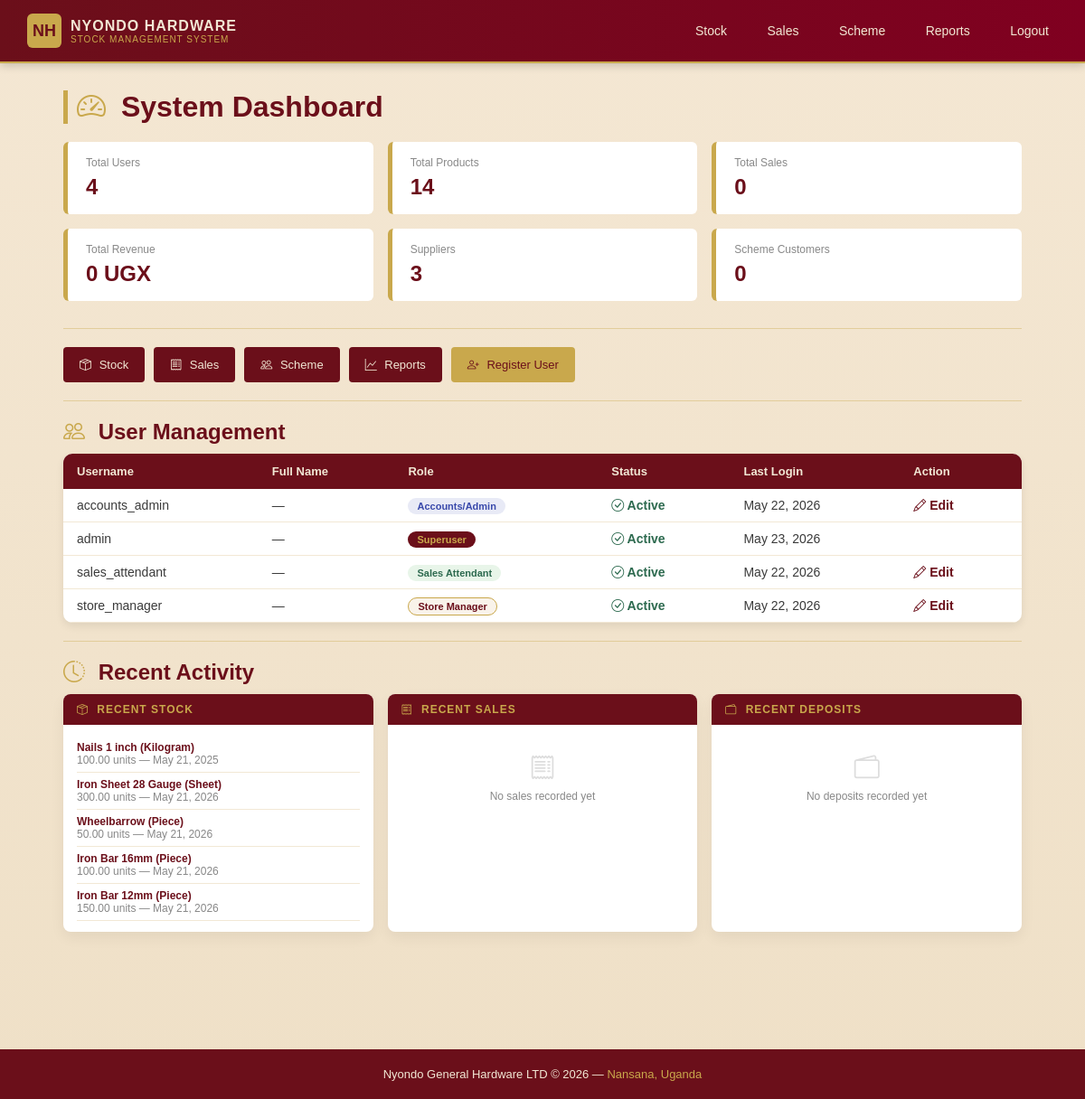
The page /dashboard/ (signed in) on the database its author committed.
### stock/models.py (models this page shows, shortened)
class StockEntry(models.Model):
    PAYMENT_CHOICES = [
        ('cash',   'Cash'),
        ('credit', 'Credit (pay later)'),
        ('momo', 'Mobile Money'),
    ]
    product            = models.ForeignKey(Product, on_delete=models.PROTECT, related_name='stock_entries')
    supplier           = models.ForeignKey(Supplier, on_delete=models.PROTECT, related_name='stock_entries')
    quantity           = models.DecimalField(max_digits=10, decimal_places=2)
    unit_cost          = models.DecimalField(max_digits=10, decimal_places=2)
    unit_selling_price = models.DecimalField(max_digits=10, decimal_places=2)
    payment_type       = models.CharField(max_length=10, choices=PAYMENT_CHOICES, default='cash')
    amount_paid        = models.DecimalField(max_digits=12, decimal_places=2, default=0)
    date_received      = models.DateField()
    notes              = models.TextField(blank=True)
    registered_by      = models.ForeignKey('auth.User', on_delete=models.SET_NULL, null=True)
    created_at         = models.DateTimeField(auto_now_add=True)
    storage_location = models.CharField(max_length=200, blank=True)

class Product(models.Model):
    CATEGORY_CHOICES = [
        ('cement',      'Cement'),
        ('iron_bar',    'Iron Bar'),
        ('nail',        'Nail'),
        ('wheelbarrow', 'Wheelbarrow'),
        ('wire_mesh',   'Wire Mesh'),
        ('barbed_wire', 'Barbed Wire'),
        ('iron_sheet',  'Iron Sheet'),
    ]
    UNIT_CHOICES = [
        ('bag',   'Bag'),
        ('piece', 'Piece'),
        ('kg',    'Kilogram'),
        ('roll',  'Roll'),
        ('sheet', 'Sheet'),
    ]
    name              = models.CharField(max_length=200)
    category          = models.CharField(max_length=50, choices=CATEGORY_CHOICES)
    unit              = models.CharField(max_length=20, choices=UNIT_CHOICES)
    description       = models.CharField(max_length=255, blank=True)
    quantity_in_stock = models.DecimalField(max_digits=10, decimal_places=2, default=0)
    def __str__(self):
        return f"{self.name} ({self.get_unit_display()})"

### accounts/views.py (the view)
# urls.py: path('dashboard/', views.admin_dashboard, name='admin_dashboard'),
@login_required
def admin_dashboard(request):
    if not request.user.is_superuser:
        return redirect('/access-denied/')
    total_users    = User.objects.count()
    total_products = Product.objects.count()
    total_sales    = Sale.objects.count()
    all_sales      = Sale.objects.all()
    total_revenue  = sum(sale.grand_total() for sale in all_sales)
    total_suppliers = Supplier.objects.count()
    total_scheme   = SchemeCustomer.objects.count()
    users = User.objects.all().order_by('username')
    recent_stock  = StockEntry.objects.all().order_by('-created_at')[:5]
    recent_sales  = Sale.objects.all().order_by('-created_at')[:5]
    recent_deposits = Deposit.objects.all().order_by('-deposit_date')[:5]
    return render(request, 'accounts/admin_dashboard.html', {
        'total_users'    : total_users,
        'total_products' : total_products,
        'total_sales'    : total_sales,
        'total_revenue'  : total_revenue,
        'total_suppliers': total_suppliers,
        'total_scheme'   : total_scheme,
        'users'          : users,
        'recent_stock'   : recent_stock,
        'recent_sales'   : recent_sales,
        'recent_deposits': recent_deposits,
    })

### accounts/templates/accounts/admin_dashboard.html (shortened to what this page needs)
{% extends 'base.html' %}
{% block content %}
<h1>
    <i class="bi bi-speedometer2" style="color: #C9A84C; margin-right: 8px;"></i>
    System Dashboard
</h1>
<div style="display: grid; grid-template-columns: repeat(3, 1fr);
            gap: 16px; margin-bottom: 30px;">
    <div class="card">
        <p>Total Users</p>
        <h2>{{ total_users }}</h2>
    </div>
    <div class="card">
        <p>Total Products</p>
        <h2>{{ total_products }}</h2>
    </div>
    <div class="card">
        <p>Total Sales</p>
        <h2>{{ total_sales }}</h2>
    </div>
    <div class="card">
        <p>Total Revenue</p>
        <h2>{{ total_revenue|floatformat:0 }} UGX</h2>
    </div>
    <div class="card">
        <p>Suppliers</p>
        <h2>{{ total_suppliers }}</h2>
    </div>
    <div class="card">
        <p>Scheme Customers</p>
        <h2>{{ total_scheme }}</h2>
    </div>
</div>
<hr>
<div class="action-bar" style="margin-bottom: 20px;">
    <a href="{% url 'stock_dashboard' %}" style="padding: 12px 18px;">
        <i class="bi bi-box-seam" style="margin-right: 5px;"></i>
        Stock
    </a>
    <a href="{% url 'sale_list' %}" style="padding: 12px 18px;">
        <i class="bi bi-receipt" style="margin-right: 5px;"></i>
        Sales
    </a>
    <a href="{% url 'scheme_customer_list' %}" style="padding: 12px 18px;">
        <i class="bi bi-people" style="margin-right: 5px;"></i>
        Scheme
    </a>
    <a href="{% url 'reports_dashboard' %}" style="padding: 12px 18px;">
        <i class="bi bi-graph-up" style="margin-right: 5px;"></i>
        Reports
    </a>
    <a href="{% url 'register_user' %}"
       style="padding: 12px 18px; background-color: #C9A84C; color: #6B0F1A;">
        <i class="bi bi-person-plus" style="margin-right: 5px;"></i>
        Register User
    </a>
</div>
<hr>
<h2>
    <i class="bi bi-people" style="color: #C9A84C; margin-right: 8px;"></i>
    User Management
</h2>
<table>
    <thead>
        <tr>
            <th>Username</th>
            <th>Full Name</th>
            <th>Role</th>
            <th>Status</th>
            <th>Last Login</th>
            <th>Action</th>
        </tr>
    </thead>
    <tbody>
        {% for user in users %}
        <tr>
            <td>{{ user.username }}</td>
            <td>{{ user.get_full_name|default:"—" }}</td>
            <td>
                {% if user.is_superuser %}
                    <span style="background: #6B0F1A; color: #C9A84C;
                                 padding: 3px 10px; border-radius: 20px;
                                 font-size: 11px; font-weight: bold;">
                        Superuser
                    </span>
                {% else %}
                    {% if user.profile.role == 'manager' %}
                        <span style="background: #f9f3ea; color: #6B0F1A;
                                     padding: 3px 10px; border-radius: 20px;
                                     font-size: 11px; font-weight: bold;
                                     border: 1px solid #C9A84C;">
                            Store Manager
                        </span>
                    {% elif user.profile.role == 'attendant' %}
                        <span style="background: #e8f5e9; color: #2D6A4F;
                                     padding: 3px 10px; border-radius: 20px;
                                     font-size: 11px; font-weight: bold;">
                            Sales Attendant
                        </span>
                    {% elif user.profile.role == 'accounts' %}
                        <span style="background: #e8eaf6; color: #3949ab;
                                     padding: 3px 10px; border-radius: 20px;
                                     font-size: 11px; font-weight: bold;">
                            Accounts/Admin
                        </span>
                    {% endif %}
                {% endif %}
            </td>
            <td>
                {% if user.is_active %}
                    <span style="color: #2D6A4F; font-weight: bold;">
                        <i class="bi bi-check-circle"></i> Active
                    </span>
                {% else %}
                    <span style="color: red; font-weight: bold;">
                        <i class="bi bi-x-circle"></i> Inactive
                    </span>
                {% endif %}
            </td>
            <td>
                {% if user.last_login %}
                    {{ user.last_login|date:"M d, Y" }}
                {% else %}
                    Never
                {% endif %}
            </td>
            <td>
                {% if not user.is_superuser %}
                <a href="{% url 'edit_user' user.pk %}"
                   class="action-edit">
                    <i class="bi bi-pencil"></i> Edit
                </a>
                {% endif %}
            </td>
        </tr>
        {% endfor %}
    </tbody>
</table>
<hr>
<h2>
    <i class="bi bi-clock-history" style="color: #C9A84C; margin-right: 8px;"></i>
    Recent Activity
</h2>
<div style="display: grid; grid-template-columns: 1fr 1fr 1fr; gap: 16px;">
    <div style="background: white; border-radius: 8px;
                box-shadow: 0 6px 16px rgba(0,0,0,0.06);
                overflow: hidden;">
        <div style="background: #6B0F1A; padding: 10px 15px;">
            <p style="color: #C9A84C; font-size: 12px;
                      font-weight: bold; letter-spacing: 1px; margin: 0;">
                <i class="bi bi-box-seam" style="margin-right: 5px;"></i>
                RECENT STOCK
            </p>
        </div>
        <div style="padding: 12px 15px;">
            {% for entry in recent_stock %}
            <div style="border-bottom: 1px solid #f2e8d5;
                        padding: 6px 0; font-size: 12px;">
                <p style="margin: 0; color: #6B0F1A; font-weight: bold;">
                    {{ entry.product }}
                </p>
                <p style="margin: 0; color: #888;">
                    {{ entry.quantity }} units — {{ entry.date_received }}
                </p>
            </div>
            {% endfor %}
        </div>
    </div>
    <div style="background: white; border-radius: 8px;
                box-shadow: 0 6px 16px rgba(0,0,0,0.06);
                overflow: hidden;">
        <div style="background: #6B0F1A; padding: 10px 15px;">
            <p style="color: #C9A84C; font-size: 12px;
                      font-weight: bold; letter-spacing: 1px; margin: 0;">
                <i class="bi bi-receipt" style="margin-right: 5px;"></i>
                RECENT SALES
            </p>
        </div>
        <div style="padding: 12px 15px;">
            {% for sale in recent_sales %}
            <div style="border-bottom: 1px solid #f2e8d5;
                        padding: 6px 0; font-size: 12px;">
                <p style="margin: 0; color: #6B0F1A; font-weight: bold;">
                    Sale #{{ sale.pk }}
                </p>
                <p style="margin: 0; color: #888;">
                    {{ sale.grand_total|floatformat:0 }} UGX
                    — {{ sale.sale_date }}
                </p>
            </div>
            {% empty %}
            <div style="text-align: center; padding: 20px 0; color: #888;">
                <i class="bi bi-receipt"
                   style="font-size: 28px; color: #ddd;
                          display: block; margin-bottom: 8px;"></i>
                <p style="font-size: 12px; margin: 0;">No sales recorded yet</p>
            </div>
            {% endfor %}
        </div>
    </div>
    <div style="background: white; border-radius: 8px;
                box-shadow: 0 6px 16px rgba(0,0,0,0.06);
                overflow: hidden;">
        <div style="background: #6B0F1A; padding: 10px 15px;">
            <p style="color: #C9A84C; font-size: 12px;
                      font-weight: bold; letter-spacing: 1px; margin: 0;">
                <i class="bi bi-wallet2" style="margin-right: 5px;"></i>
                RECENT DEPOSITS
            </p>
        </div>
        <div style="padding: 12px 15px;">
            {% for deposit in recent_deposits %}
            <div style="border-bottom: 1px solid #f2e8d5;
                        padding: 6px 0; font-size: 12px;">
                <p style="margin: 0; color: #6B0F1A; font-weight: bold;">
                    {{ deposit.customer }}
                </p>
                <p style="margin: 0; color: #888;">
                    {{ deposit.amount|floatformat:0 }} UGX
                    — {{ deposit.deposit_date }}
                </p>
            </div>
            {% empty %}
            <div style="text-align: center; padding: 20px 0; color: #888;">
                <i class="bi bi-wallet2"
                   style="font-size: 28px; color: #ddd;
                          display: block; margin-bottom: 8px;"></i>
                <p style="font-size: 12px; margin: 0;">No deposits recorded yet</p>
            </div>
            {% endfor %}
        </div>
    </div>
</div>
{% endblock %}

### templates/base.html (style rules this page uses)
* { margin: 0; padding: 0; box-sizing: border-box; }
body { font-family: Arial, sans-serif; background: linear-gradient(to bottom, #f4e7d3, #efe0c7); color: #6b0f1a; min-height: 100vh; display: flex; flex-direction: column; }
h1 { color: #6b0f1a; margin-bottom: 20px; border-left: 5px solid #c9a84c; padding-left: 10px; }
h2, h3 { color: #6b0f1a; margin: 20px 0 10px 0; }
table { width: 100%; border-collapse: collapse; background-color: #fff; margin-top: 10px; border-radius: 10px; overflow: hidden; box-shadow: 0 4px 10px rgba(0,0,0,0.08); }
table th { background-color: #6b0f1a; color: #f2e8d5; padding: 12px 15px; text-align: left; font-size: 13px; }
table td { padding: 10px 15px; border-bottom: 1px solid #f2e8d5; font-size: 14px; color: #3a3a3a; }
a { color: #6b0f1a; text-decoration: none; }
.action-edit { color: #6b0f1a; font-weight: bold; margin-right: 8px; }
.action-bar { display: flex; gap: 10px; margin-bottom: 20px; flex-wrap: wrap; }
.action-bar a { background-color: #6b0f1a; color: #f2e8d5; padding: 8px 16px; border-radius: 4px; font-size: 13px; transition: 0.3s ease; display: inline-block; }
.card { background-color: #fff; border-left: 5px solid #c9a84c; padding: 16px 20px; border-radius: 6px; flex: 1; min-width: 180px; }
.card p { font-size: 12px; color: #888; margin-bottom: 6px; }
.card h2 { font-size: 24px; color: #6b0f1a; margin: 0; }
hr { border: none; border-top: 1px solid #c9a84c; margin: 20px 0; opacity: 0.4; }

### rows shown on the page
StockEntry: product "Nails 1 inch (Kilogram)", quantity "100.00", date_received "May 21, 2025"
StockEntry: product "Iron Sheet 28 Gauge (Sheet)", quantity "300.00", date_received "May 21, 2026"
StockEntry: product "Wheelbarrow (Piece)", quantity "50.00", date_received "May 21, 2026"
StockEntry: product "Iron Bar 16mm (Piece)", quantity "100.00", date_received "May 21, 2026"
StockEntry: product "Iron Bar 12mm (Piece)", quantity "150.00", date_received "May 21, 2026"

### other values the page prints
{{ total_users }} "4"
{{ total_products }} "14"
{{ total_sales }} "0"
{{ total_revenue|floatformat:0 }} "0"
{{ total_suppliers }} "3"
{{ total_scheme }} "0"
{{ user.username }} "accounts_admin"
{{ user.get_full_name|default:"—" }} "—"
{{ user.last_login|date:"M d, Y" }} "May 22, 2026"
{{ user.username }} "admin"
{{ user.last_login|date:"M d, Y" }} "May 23, 2026"
{{ user.username }} "sales_attendant"
{{ user.username }} "store_manager"
